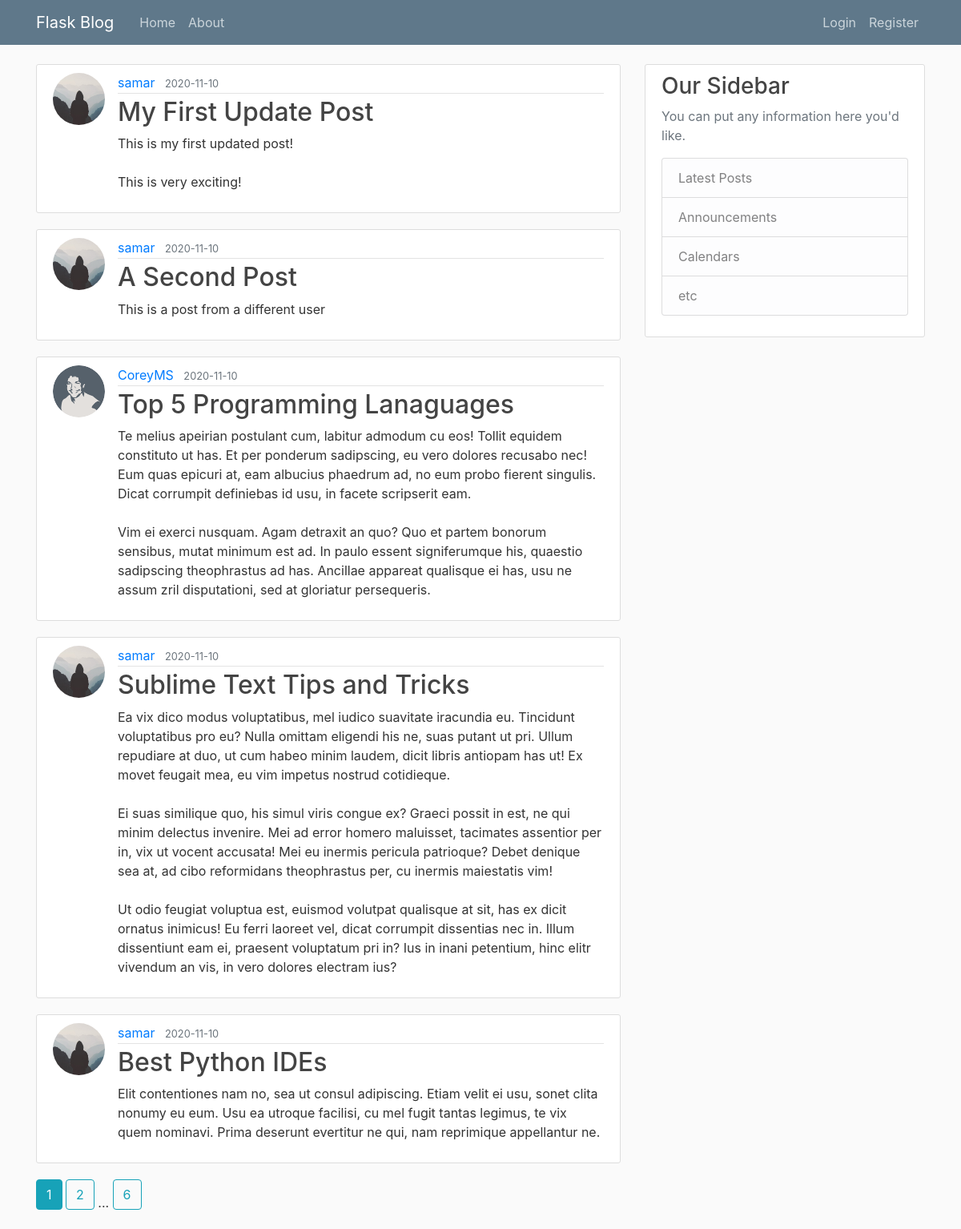
The page /home on the database its author committed.
### flaskblog/models.py (models this page shows, shortened)
class Post(db.Model):
    id = db.Column(db.Integer, primary_key=True)
    title = db.Column(db.String(100), nullable=False)
    date_posted = db.Column(db.DateTime, nullable=False, default=datetime.utcnow)
    content = db.Column(db.Text, nullable=False)
    user_id = db.Column(db.Integer, db.ForeignKey('user.id'), nullable=False)

class User(db.Model, UserMixin):
    id = db.Column(db.Integer, primary_key=True)
    username = db.Column(db.String(20), unique=True, nullable=False)
    email = db.Column(db.String(120), unique=True, nullable=False)
    image_file = db.Column(db.String(20), nullable=False, default='default.jpg')
    password = db.Column(db.String(60), nullable=False)
    posts = db.relationship('Post', backref='author', lazy=True)

### flaskblog/routes.py (the view)
@app.route("/")
@app.route("/home")
def home():
    page = request.args.get('page', 1, type=int)
    posts = Post.query.order_by(Post.date_posted.desc()).paginate(page=page, per_page=5)
    return render_template('home.html', posts=posts)

### flaskblog/templates/home.html
{% extends "layout.html" %}
{% block content %}
    {% for post in posts.items %}
        <article class="media content-section">
          <img class="rounded-circle article-img" src="{{ url_for('static', filename='profile_pics/' + post.author.image_file) }}">
          <div class="media-body">
            <div class="article-metadata">
              <a class="mr-2" href="{{ url_for('user_posts', username=post.author.username) }}">{{ post.author.username }}</a>
              <small class="text-muted">{{ post.date_posted.strftime('%Y-%m-%d') }}</small>
            </div>
            <h2><a class="article-title" href="{{ url_for('post', post_id=post.id) }}">{{ post.title }}</a></h2>
            <p class="article-content">{{ post.content }}</p>
          </div>
        </article>
    {% endfor %}
    {% for page_num in posts.iter_pages(left_edge=1, right_edge=1, left_current=1, right_current=2) %}
      {% if page_num %}
        {% if posts.page == page_num %}
          <a class="btn btn-info mb-4" href="{{ url_for('home', page=page_num) }}">{{ page_num }}</a>
        {% else %}
          <a class="btn btn-outline-info mb-4" href="{{ url_for('home', page=page_num) }}">{{ page_num }}</a>
        {% endif %}
      {% else %}
        ...
      {% endif %}
    {% endfor %}
{% endblock content %}

### flaskblog/templates/layout.html (shortened to what this page needs)
<!DOCTYPE html>
<html>
<head>
    <link rel="stylesheet" href="{{ url_for('static',filename='css/bootstrap.min.css') }}"/>
    <link rel="stylesheet" href="{{ url_for('static',filename='css/main.css') }}"/>
</head>
<body>
    <header class="site-header">
      <nav class="navbar navbar-expand-md navbar-dark bg-steel fixed-top">
        <div class="container">
          <a class="navbar-brand mr-4" href="/">Flask Blog</a>
          <div class="collapse navbar-collapse" id="navbarToggle">
            <div class="navbar-nav mr-auto">
              <a class="nav-item nav-link" href="{{ url_for('home') }}">Home</a>
              <a class="nav-item nav-link" href="{{ url_for('about') }}">About</a>
            </div>
            <div class="navbar-nav">
              {% if current_user.is_authenticated %}
                <a class="nav-item nav-link" href="{{ url_for('new_post') }}">New Post</a>
                <a class="nav-item nav-link" href="{{ url_for('account') }}">Account</a>
                <a class="nav-item nav-link" href="{{ url_for('logout') }}">Logout</a>
              {% else %}
                <a class="nav-item nav-link" href="{{ url_for('login') }}">Login</a>
                <a class="nav-item nav-link" href="{{ url_for('register') }}">Register</a>
              {% endif %}
            </div>
          </div>
        </div>
      </nav>
    </header>
    <main role="main" class="container">
      <div class="row">
        <div class="col-md-8">
          {% block content %}{% endblock %}
        </div>
        <div class="col-md-4">
          <div class="content-section">
            <h3>Our Sidebar</h3>
            <p class='text-muted'>You can put any information here you'd like.
              <ul class="list-group">
                <li class="list-group-item list-group-item-light">Latest Posts</li>
                <li class="list-group-item list-group-item-light">Announcements</li>
                <li class="list-group-item list-group-item-light">Calendars</li>
                <li class="list-group-item list-group-item-light">etc</li>
              </ul>
            </p>
          </div>
        </div>
      </div>
    </main>
</body>
</html>

### flaskblog/static/css/main.css (style rules this page uses)
body { background: #fafafa; color: #333333; margin-top: 5rem; }
h1, h2, h3, h4, h5, h6 { color: #444444; }
.bg-steel { background-color: #5f788a; }
.site-header .navbar-nav .nav-link { color: #cbd5db; }
.content-section { background: #ffffff; padding: 10px 20px; border: 1px solid #dddddd; border-radius: 3px; margin-bottom: 20px; }
.article-title { color: #444444; }
.article-content { white-space: pre-line; }
.article-img { height: 65px; width: 65px; margin-right: 16px; }
.article-metadata { padding-bottom: 1px; margin-bottom: 4px; border-bottom: 1px solid #e3e3e3 }

### rows shown on the page
Post: image_file (placeholder picture), author.username "samar", date_posted "2020-11-10", title "My First Update Post", content "This is my first updated post! This is very exciting!"
Post: image_file (placeholder picture), author.username "samar", date_posted "2020-11-10", title "A Second Post", content "This is a post from a different user"
Post: image_file (picture), author.username "CoreyMS", date_posted "2020-11-10", title "Top 5 Programming Lanaguages", content "Te melius apeirian postulant cum, labitur admodum cu eos! Tollit equidem constituto ut has. Et per ponderum sadipscing, eu vero dolores recusabo nec! Eum quas epicuri at, eam albucius phaedrum ad, no eum probo fierent singulis. Dicat corrumpit definiebas id usu, in facete scripserit eam. Vim ei exerci nusquam. Agam detraxit an quo? Quo et partem bonorum sensibus, mutat minimum est ad. In paulo essent signiferumque his, quaestio sadipscing theophrastus ad has. Ancillae appareat qualisque ei has, usu ne assum zril disputationi, sed at gloriatur persequeris."
Post: image_file (placeholder picture), author.username "samar", date_posted "2020-11-10", title "Sublime Text Tips and Tricks", content "Ea vix dico modus voluptatibus, mel iudico suavitate iracundia eu. Tincidunt voluptatibus pro eu? Nulla omittam eligendi his ne, suas putant ut pri. Ullum repudiare at duo, ut cum habeo minim laudem, dicit libris antiopam has ut! Ex movet feugait mea, eu vim impetus nostrud cotidieque. Ei suas similique quo, his simul viris congue ex? Graeci possit in est, ne qui minim delectus invenire. Mei ad error homero maluisset, tacimates assentior per in, vix ut vocent accusata! Mei eu inermis pericula patrioque? Debet denique sea at, ad cibo reformidans theophrastus per, cu inermis maiestatis vim! Ut odio feugiat voluptua est, euismod volutpat qualisque at sit, has ex dicit ornatus inimicus! Eu…"
Post: image_file (placeholder picture), author.username "samar", date_posted "2020-11-10", title "Best Python IDEs", content "Elit contentiones nam no, sea ut consul adipiscing. Etiam velit ei usu, sonet clita nonumy eu eum. Usu ea utroque facilisi, cu mel fugit tantas legimus, te vix quem nominavi. Prima deserunt evertitur ne qui, nam reprimique appellantur ne."

### other values the page prints
{{ page_num }} "1"
{{ page_num }} "2" "6"
